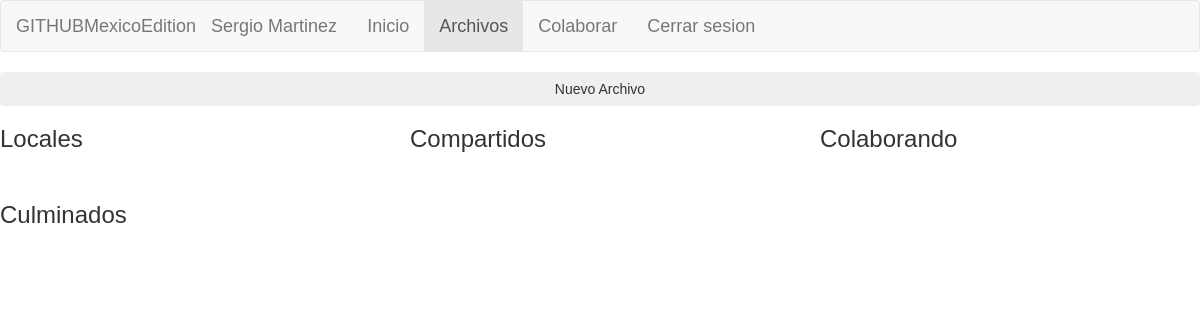
The page /ArchivosPrincipal.php (signed in) on the database as committed earlier.
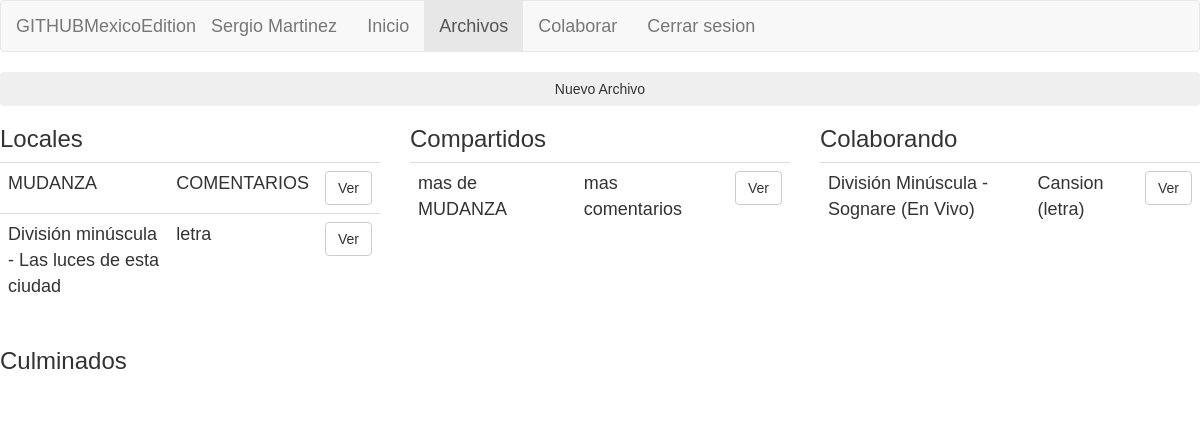
The same page on the database as committed later.
### tables this page shows
CREATE TABLE `archivo` (
  `idARCH` int(10) NOT NULL,
  `id_propietario` int(10) NOT NULL,
  `fechaInicioARCH` datetime NOT NULL,
  `textoARCH` text NOT NULL,
  `tituloARCH` text NOT NULL,
  `tipoARCH` varchar(20) NOT NULL,
  `descARCH` text NOT NULL,
  `culminado` int(10) NOT NULL
);

CREATE TABLE `colaboradores` (
  `idCOLAB` int(10) NOT NULL,
  `idSolicitante` int(10) NOT NULL,
  `idARCH` int(10) NOT NULL,
  `estadoCOLAB` varchar(20) NOT NULL
);

### consultas.php (called while the page is built, shortened)
<?php
    function consultaArchivosLoc($idPropietario){
        $conexion = conectarDB();
        $consulta = "SELECT * FROM archivo WHERE id_propietario = '$idPropietario' AND 	tipoARCH='LOCAL' AND (NOT culminado = '1') ORDER BY fechaInicioARCH DESC ";
	    $resultado = mysqli_query( $conexion, $consulta ) or die ( "Algo ha ido mal en la consulta a la base de datos");
        $res = array();
        while ($columna = mysqli_fetch_array( $resultado )){
            $aux= array();
            array_push($aux, $columna['idARCH'], $columna['tituloARCH'], $columna['descARCH'] );
            array_push($res, $aux);
        }
        return $res;
    }
    function consultaArchivosColaborando($IDcolacorador){
        $conexion = conectarDB();
        $consulta = "SELECT * FROM colaboradores
        INNER JOIN  archivo on colaboradores.idARCH = archivo.idARCH
        WHERE colaboradores.idSolicitante='$IDcolacorador' AND (colaboradores.estadoCOLAB='SOLO LECTURA' OR colaboradores.estadoCOLAB='EDITOR')
        ORDER BY fechaInicioARCH DESC";
	    $resultado = mysqli_query( $conexion, $consulta ) or die ( "Algo ha ido mal en la consulta a la base de datos");
        $res = array();
        while ($columna = mysqli_fetch_array( $resultado )){
            $aux= array();
            array_push($aux, $columna['idARCH'], $columna['tituloARCH'], $columna['descARCH'], $columna['estadoCOLAB']);
            array_push($res, $aux);
        }
        return $res;
    }
    function consultaArchivosComp($idPropietario){
        $conexion = conectarDB();
        $consulta = "SELECT * FROM archivo WHERE id_propietario = '$idPropietario' AND 	tipoARCH = 'COMPARTIDO' AND (NOT culminado = '1') ORDER BY fechaInicioARCH DESC ";
	    $resultado = mysqli_query( $conexion, $consulta ) or die ( "Algo ha ido mal en la consulta a la base de datos");
        $res = array();
        while ($columna = mysqli_fetch_array( $resultado )){
            $aux= array();
            array_push($aux, $columna['idARCH'], $columna['tituloARCH'], $columna['descARCH'] );
            array_push($res, $aux);
        }
        return $res;
    }
?>

### ArchivosPrincipal.php (the view, shortened to what the changed rows need)
<!DOCTYPE html>
<html lang="es">
<head>
  <link rel="stylesheet" href="https://maxcdn.bootstrapcdn.com/bootstrap/3.4.0/css/bootstrap.min.css">
</head>
<body>
<?php
  include_once 'consultas.php';
  $usrS = new UserSession();
?>
    <div class="row">
        <div class="col-sm-4">
            <table class="table">
                <?php
                    $archivosLocales = consultaArchivosLoc($usrS->getidUsr());
                    foreach ($archivosLocales as $value) {
                ?>
                <tr>
                    <form method="POST" action="Archivo_ver_local.php">
                    <td>
                        <?php
                            echo $value[1];
                        ?>
                    </td>
                    <td>
                        <?php
                            echo $value[2];
                        ?>
                    </td>
                    <td>
                        <button type="submit" class="btn btn-default">Ver</button>
                    </td>
                    </form>
                </tr>
                <?php
                    }
                ?>
            </table>
        </div>
        <div class="col-sm-4">
            <table class="table">
                <?php
                    $archivosCompartidos = consultaArchivosComp($usrS->getidUsr());
                    foreach ($archivosCompartidos as $value) {
                ?>
                <tr>
                    <form method="POST" action="Archivo_ver_compartido.php">
                        <td>
                            <?php
                                echo $value[1];
                            ?>
                        </td>
                        <td>
                            <?php
                                echo $value[2];
                            ?>
                        </td>
                        <td>
                            <button type="submit" class="btn btn-default">Ver</button>
                        </td>
                    </form>
                </tr>
                <?php
                    }
                ?>
            </table>
        </div>
        <div class="col-sm-4">
            <table class="table">
                <?php
                    $archivosCompartidos = consultaArchivosColaborando($usrS->getidUsr());
                    foreach ($archivosCompartidos as $value) {
                ?>
                <tr>
                    <form method="POST" action="Archivo_ver_colaborando.php">
                        <td>
                            <?php
                                echo $value[1];
                            ?>
                        </td>
                        <td>
                            <?php
                                echo $value[2];
                            ?>
                        </td>
                        <td>
                            <button type="submit" class="btn btn-default">Ver</button>
                        </td>
                    </form>
                </tr>
                <?php
                    }
                ?>
            </table>
        </div>
    </div>
</body>
</html>

Rows that differ between the two databases and show on the page:
now on this page (row edited): archivo: tituloARCH "MUDANZA", descARCH "COMENTARIOS", shown under "Locales"
now on this page (row edited): archivo: tituloARCH "División minúscula - Las luces de esta ciudad", descARCH "letra", shown under "Locales"
now on this page (row edited): archivo: tituloARCH "mas de MUDANZA", descARCH "mas comentarios", shown under "Compartidos"
added colaboradores: idARCH.tituloARCH "División Minúscula - Sognare (En Vivo)", idARCH.descARCH "Cansion (letra)"
